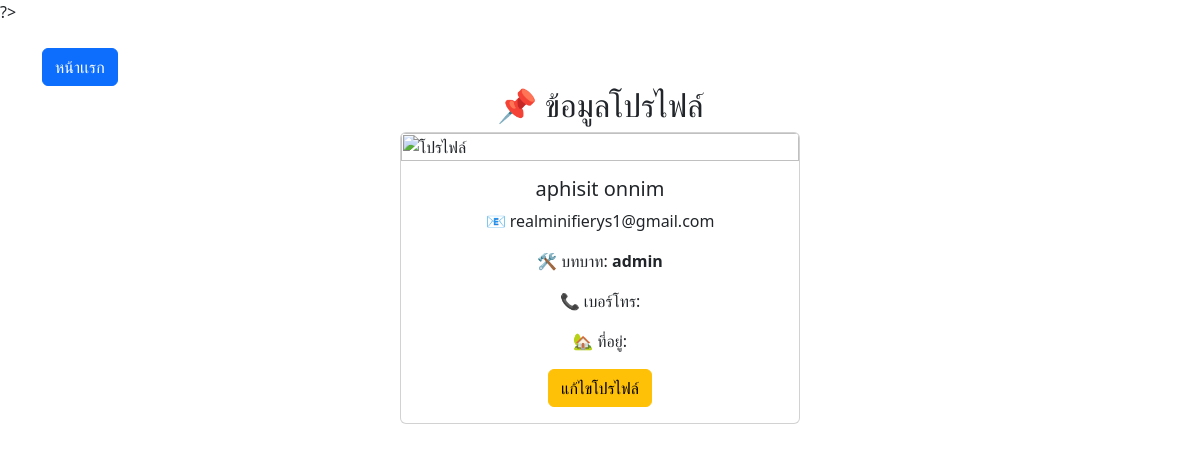
Screenshot of /Page/profile.php (signed in) with the database file from the repository.
### tables this page shows
CREATE TABLE `users` (
  `user_id` int(11) NOT NULL,
  `username` varchar(50) NOT NULL,
  `password_hash` varchar(255) NOT NULL,
  `email` varchar(100) NOT NULL,
  `full_name` varchar(100) DEFAULT NULL,
  `phone` varchar(15) NOT NULL,
  `address` varchar(255) NOT NULL,
  `role` enum('admin','tenant','employee') DEFAULT 'tenant',
  `profile_pic` varchar(255) NOT NULL,
  `created_at` timestamp NOT NULL DEFAULT current_timestamp(),
  `reset_token` varchar(255) DEFAULT NULL
);

### Page/profile.php (the view, shortened to what this page needs)
<?php
include 'C:\xampp\htdocs\LabApartment\DB\db_connect.php';
$user_id = $_SESSION['user_id'];
$sql = "SELECT full_name, email, role, phone, address, profile_pic FROM users WHERE user_id = $user_id";
$result = $conn->query($sql);
$user = $result->fetch_assoc();
?>
<!DOCTYPE html>
<html lang="th">
<head>
    <link href="https://cdn.jsdelivr.net/npm/bootstrap@5.3.0/dist/css/bootstrap.min.css" rel="stylesheet">
</head>
<body>
    <div class="container mt-4">
    <a href="Dashboard.php" class="btn btn-primary profile-btn">หน้าเเรก</a>
        <h2 class="text-center">📌 ข้อมูลโปรไฟล์</h2>
        <div class="card mx-auto" style="width: 400px;">
            <img src="<?php echo $user['profile_pic'] ?? 'image/default_profile.jpg'; ?>" class="card-img-top" alt="โปรไฟล์">
            <div class="card-body text-center">
                <h5 class="card-title"><?php echo $user['full_name']; ?></h5>
                <p class="card-text">📧 <?php echo $user['email']; ?></p>
                <p class="card-text">🛠 บทบาท: <strong><?php echo $user['role']; ?></strong></p>
                <p class="card-text">📞 เบอร์โทร: <?php echo $user['phone']; ?></p>
                <p class="card-text">🏡 ที่อยู่: <?php echo $user['address']; ?></p>
                <a href="edit_profile.php" class="btn btn-warning">แก้ไขโปรไฟล์</a>
            </div>
        </div>
    </div>
</body>
</html>

### rows the page displays
users: full_name "aphisit onnim", email "realminifierys1@gmail.com", role "admin"
